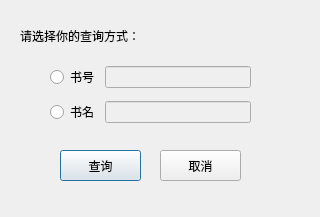
<?xml version="1.0" encoding="UTF-8"?>
<ui version="4.0">
 <class>BookSearch</class>
 <widget class="QDialog" name="BookSearch">
  <property name="geometry">
   <rect>
    <x>0</x>
    <y>0</y>
    <width>320</width>
    <height>217</height>
   </rect>
  </property>
  <property name="windowTitle">
   <string>Dialog</string>
  </property>
  <widget class="QLabel" name="label_3">
   <property name="geometry">
    <rect>
     <x>20</x>
     <y>20</y>
     <width>181</width>
     <height>31</height>
    </rect>
   </property>
   <property name="styleSheet">
    <string notr="true">font: 75 12pt &quot;Agency FB&quot;;</string>
   </property>
   <property name="text">
    <string>请选择你的查询方式：</string>
   </property>
  </widget>
  <widget class="QPushButton" name="pushButton">
   <property name="geometry">
    <rect>
     <x>60</x>
     <y>150</y>
     <width>81</width>
     <height>31</height>
    </rect>
   </property>
   <property name="text">
    <string>查询</string>
   </property>
  </widget>
  <widget class="QPushButton" name="pushButton_2">
   <property name="geometry">
    <rect>
     <x>160</x>
     <y>150</y>
     <width>81</width>
     <height>31</height>
    </rect>
   </property>
   <property name="text">
    <string>取消</string>
   </property>
  </widget>
  <widget class="QWidget" name="layoutWidget">
   <property name="geometry">
    <rect>
     <x>50</x>
     <y>60</y>
     <width>201</width>
     <height>71</height>
    </rect>
   </property>
   <layout class="QVBoxLayout" name="verticalLayout">
    <item>
     <layout class="QHBoxLayout" name="horizontalLayout">
      <item>
       <widget class="QRadioButton" name="radioButton">
        <property name="text">
         <string>书号</string>
        </property>
       </widget>
      </item>
      <item>
       <widget class="QLineEdit" name="lineEdit">
        <property name="enabled">
         <bool>false</bool>
        </property>
       </widget>
      </item>
     </layout>
    </item>
    <item>
     <layout class="QHBoxLayout" name="horizontalLayout_2">
      <item>
       <widget class="QRadioButton" name="radioButton_2">
        <property name="text">
         <string>书名</string>
        </property>
       </widget>
      </item>
      <item>
       <widget class="QLineEdit" name="lineEdit_2">
        <property name="enabled">
         <bool>false</bool>
        </property>
       </widget>
      </item>
     </layout>
    </item>
   </layout>
  </widget>
 </widget>
 <resources/>
 <connections/>
</ui>
